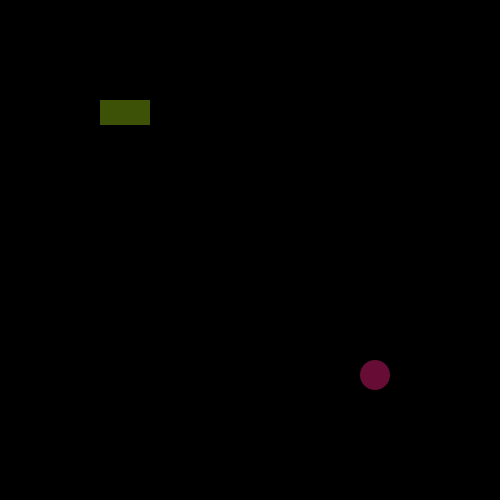
Frame 1 (no input)
Frame 60 (the mouse pressed at the canvas centre just before this capture): identical to frame 1, image omitted
Frame 120 (the mouse held since frame 60 and released just before this capture): blank canvas, image omitted

The Processing sketch that drew this single still picture (run headless with seeded random() and noise(); from frame 60 on, the mouse is pressed at the canvas centre):

// Processing sketch: processing_88765
// ── processing_88765.pde

  
  int x = 100;                          // setting integer variables 
  int y = 100;                          // x&y center points
  int w = 50;                           // w&h width and height
  int h = 25;
  int radius = 30;
 

void setup(){
 size(500,500); 
 smooth();
}

void draw(){

  background(0);
  noStroke();

//rectangle//
  if ((mouseX>x) && (mouseX<x+w) && (mouseY>y) && (mouseY<y+h)){
    fill(194,234,83);
  } else {
    fill(61,81,7);
  }
  if (mousePressed){
    fill(0);
  }
  rect(x,y,w,h);
  

//ellipse//
  float d = dist(mouseX,mouseY,x+275,y+275);
  if (d<radius){
    fill(327,43,122);
  } else {
    fill(102,12,53);
  }
  if (mousePressed){
    fill(0);
  }
  ellipse(x+275,y+275,radius,radius);
}
  
  
  
